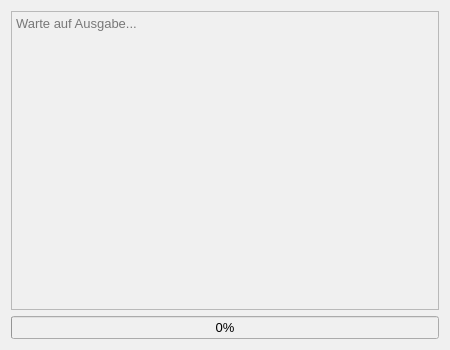
<?xml version="1.0" encoding="UTF-8"?>
<ui version="4.0">
 <class>OutputWindow</class>
 <widget class="QWidget" name="OutputWindow">
  <property name="geometry">
   <rect>
    <x>0</x>
    <y>0</y>
    <width>450</width>
    <height>350</height>
   </rect>
  </property>
  <property name="windowTitle">
   <string>Print Ausgabe</string>
  </property>
  <property name="styleSheet">
   <string>QWidget { font-family: "Segoe UI", sans-serif; font-size: 10pt; background-color: #f0f0f0; }
QPushButton { border: none; padding: 6px 12px; border-radius: 4px; background-color: #0078d7; color: white; }
QPushButton:hover { background-color: #005a9e; }
QGroupBox { border: 1px solid #cccccc; border-radius: 4px; margin-top: 6px; }
QGroupBox::title { subcontrol-origin: margin; subcontrol-position: top left; padding: 0 6px; }</string>
  </property>
  <layout class="QVBoxLayout" name="verticalLayout">
   <item>
    <widget class="QPlainTextEdit" name="logOutputTextEdit">
     <property name="toolTip">
      <string>Zeigt die Ausgaben an</string>
     </property>
     <property name="readOnly">
      <bool>true</bool>
     </property>
     <property name="placeholderText">
      <string>Warte auf Ausgabe...</string>
     </property>
    </widget>
   </item>
   <item>
    <widget class="QProgressBar" name="progressBar">
     <property name="toolTip">
      <string>Zeigt den Fortschritt der Ausgabe an</string>
     </property>
     <property name="value">
      <number>0</number>
     </property>
     <property name="minimum">
      <number>0</number>
     </property>
     <property name="maximum">
      <number>100</number>
     </property>
     <property name="textVisible">
      <bool>true</bool>
     </property>
     <property name="alignment">
      <set>Qt::AlignCenter</set>
     </property>
    </widget>
   </item>
  </layout>
 </widget>
 <resources/>
 <connections/>
</ui>
